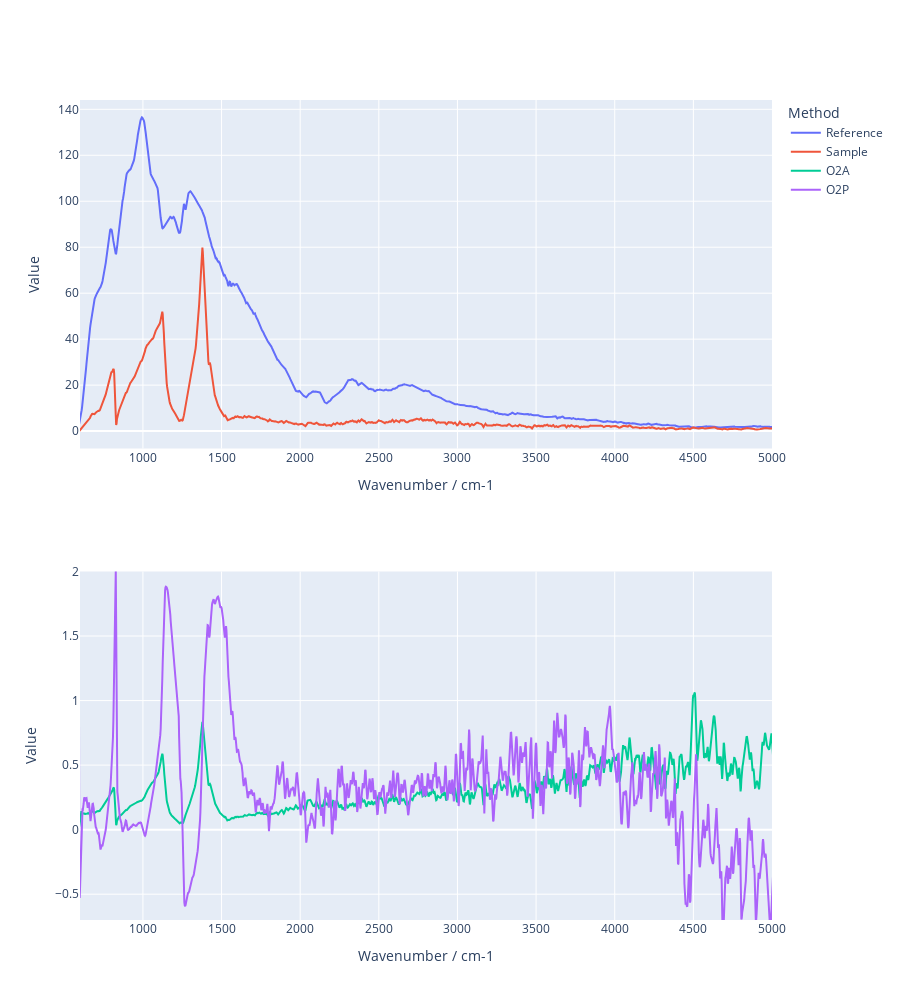

Here is the notebook cell this chart was saved with:
### Code cell
import copy
# Process ref
ref_spectrum = ref.processAllPoints(order = 2, method = "complex", windowtype="cosine",interpmethod="linear", apod=True)
# Process sample
sample_spectrum = sample.processAllPoints(order = 2, method = "complex", windowtype="cosine",interpmethod="linear", apod=True)
# Normalized spectrum
sample_spectrum_norm = copy.deepcopy(sample_spectrum)
sample_spectrum_norm.normalizeSpectrum(ref_spectrum, order = 2, dounwrap = True)
sample_spectrum_norm.linearSubtract(channelname="O2P",wn1=1000,wn2=1800)

fig = make_subplots(rows=2, cols=1)

fig.add_trace(go.Scatter(x=ref_spectrum.data["Wavenumber"], y=ref_spectrum.data["O2A"], name="Reference"),row=1, col=1)
fig.add_trace(go.Scatter(x=sample_spectrum.data["Wavenumber"][0,0,:], y=sample_spectrum.data["O2A"][0,0,:], name="Sample"),row=1, col=1)
fig.add_trace(go.Scatter(x=sample_spectrum_norm.data["Wavenumber"][0,0,:], y=sample_spectrum_norm.data["O2A"][0,0,:], name="O2A"), row=2, col=1)
fig.add_trace(go.Scatter(x=sample_spectrum_norm.data["Wavenumber"][0,0,:], y=sample_spectrum_norm.data["O2P"][0,0,:], name="O2P"), row=2, col=1)
fig.update_layout(legend_title_text = "Method")
fig.update_xaxes(title_text="Wavenumber / cm-1", range = (600,5000))
fig.update_yaxes(title_text="Value",row=1, col=1)
fig.update_yaxes(title_text="Value", range = (-0.7,2), row=2, col=1)
fig.update_layout(height=1000)
fig.show()

print(np.shape(sample_spectrum_norm.data["O2A"]))

### Figure 1 — Plotly figure (JSON) as saved in the notebook; plotly's stock layout.template omitted (floating-point values rounded to 4 significant figures; data arrays with more than 128 entries replaced by an {"elided": "..."} marker saying what was removed)
{"data": [{"name": "Reference", "type": "scatter", "x": {"elided": "2048 float values"}, "xaxis": "x", "y": {"elided": "2048 float values"}, "yaxis": "y"}, {"name": "Sample", "type": "scatter", "x": {"elided": "2048 float values"}, "xaxis": "x", "y": {"elided": "2048 float values"}, "yaxis": "y"}, {"name": "O2A", "type": "scatter", "x": {"elided": "2048 float values"}, "xaxis": "x2", "y": {"elided": "2048 float values"}, "yaxis": "y2"}, {"name": "O2P", "type": "scatter", "x": {"elided": "2048 float values"}, "xaxis": "x2", "y": {"elided": "2048 float values"}, "yaxis": "y2"}], "layout": {"height": 1000, "legend": {"title": {"text": "Method"}}, "xaxis": {"anchor": "y", "domain": [0, 1], "range": [600, 5000], "title": {"text": "Wavenumber / cm-1"}}, "xaxis2": {"anchor": "y2", "domain": [0, 1], "range": [600, 5000], "title": {"text": "Wavenumber / cm-1"}}, "yaxis": {"anchor": "x", "domain": [0.575, 1], "title": {"text": "Value"}}, "yaxis2": {"anchor": "x2", "domain": [0, 0.425], "range": [-0.7, 2], "title": {"text": "Value"}}}}
